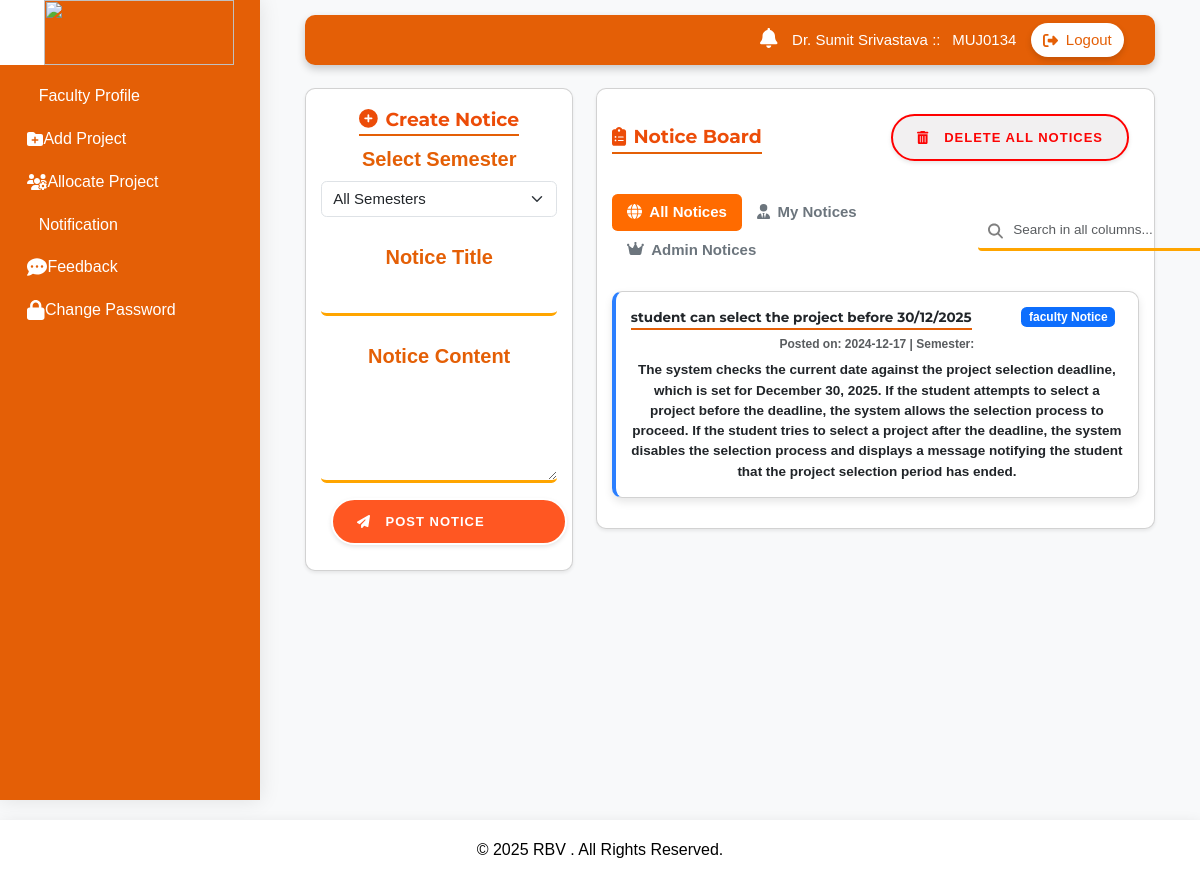
The page /faculty/faculty_notice.php (signed in) on the database its author committed.
### tables this page shows
CREATE TABLE `faculty` (
  `sr_no` int(11) NOT NULL,
  `fid` varchar(50) NOT NULL,
  `password` varchar(255) NOT NULL,
  `fname` varchar(50) NOT NULL,
  `email` varchar(50) NOT NULL,
  `mobile` varchar(15) NOT NULL,
  `specialization` varchar(50) NOT NULL,
  `designation` varchar(255) NOT NULL,
  `image` varchar(255) DEFAULT NULL,
  `failed_attempts` int(11) DEFAULT 0,
  `lock_until` datetime DEFAULT NULL
);

CREATE TABLE `circular_notices` (
  `id` int(11) NOT NULL,
  `fid` varchar(50) NOT NULL,
  `notice_date` date NOT NULL,
  `title` varchar(255) NOT NULL,
  `description` text NOT NULL,
  `type` varchar(255) NOT NULL,
  `semester` varchar(5) NOT NULL
);

### faculty/facultyfunctions.php (called while the page is built, shortened)
<?php
include('../connection/connection.php');
$fid = $_SESSION['fid'];
$sql = "SELECT * FROM faculty WHERE fid = ?";
$stmt = $con->prepare($sql);
$stmt->bind_param("s", $fid);
$stmt->execute();
$result = $stmt->get_result();
if ($result->num_rows > 0) {
    $faculty = $result->fetch_assoc();
} else {
    echo "<script>alert('No faculty data found for this faculty ID');</script>";
    exit();
}
?>

### faculty/faculty_notice.php (the view, shortened to what this page needs)
<?php
include('../faculty/facultysidebar.php');
$filter = isset($_GET['filter']) ? $_GET['filter'] : 'all';
switch ($filter) {
    default:
        $sql_fetch = "SELECT * FROM circular_notices WHERE type = 'faculty' OR fid = '$fid' ORDER BY notice_date DESC";
        break;
}
$result = $con->query($sql_fetch);
?>
</head>
<body class="bg-light">
    <div class=" py-4">
        <div class="row">
            <div class="col-lg-4 mb-4">
                <div class="card shadow-sm">
                    <div class="card-body">
                    <h5 class="mb-0">
                            <i class="fas fa-plus-circle me-2"></i>Create Notice
                        </h5>
                        <form method="POST">
                            <div class="mb-3">
                                <label class="form-label">Select Semester</label>
                                <select class="form-select" name="semester">
                                    <option value="All Semesters">All Semesters</option>
                                </select>
                            </div>
                            <div class="mb-3">
                                <label class="form-label">Notice Title</label>
                                <input type="text" class="form-control" name="title" required>
                            </div>
                            <div class="mb-3">
                                <label class="form-label">Notice Content</label>
                                <textarea class="form-control" rows="4" name="description" required></textarea>
                            </div>
                            <button type="submit" name="submit_notice" id="btnorange" class="btn w-100">  <i class="fas fa-paper-plane me-2"></i>Post Notice</button>
                        </form>
                    </div>
                </div>
            </div>
            <div class="col-lg-8">
    <div class="card shadow-sm" style="font-size: 1.0rem;">
        <div class="card-body">
            <div class="d-flex justify-content-between align-items-center mb-4">
                <div class="card-custom-header d-flex justify-content-between align-items-center">
                    <h5 class="mb-0">
                    <i class="fas fa-clipboard-list  me-2"></i>Notice Board
                    </h5>
                </div>
                <form method="POST" onsubmit="return confirm('Are you sure you want to delete ALL your notices? This cannot be undone.');">
                    <button type="submit" name="delete_all_notices" class='btn' id="btnred">
                        <i class="fas fa-trash-alt me-2"></i>Delete All Notices
                    </button>
                </form>
            </div>
            <div class="row align-items-center mb-4">
    <div class="col-lg-8 col-md-8">
        <ul class="nav nav-pills">
            <li class="nav-item">
                <a class="nav-link <?= $filter === 'all' ? 'active' : '' ?>" href="?filter=all">
                    <i class="fas fa-globe me-2"></i>All Notices
                </a>
            </li>
            <li class="nav-item">
                <a class="nav-link <?= $filter === 'my' ? 'active' : '' ?>" href="?filter=my">
                    <i class="fas fa-user-tie me-2"></i>My Notices
                </a>
            </li>
            <li class="nav-item">
                <a class="nav-link <?= $filter === 'admin' ? 'active' : '' ?>" href="?filter=admin">
                    <i class="fas fa-crown me-2"></i>Admin Notices
                </a>
            </li>
        </ul>
    </div>
    <div class="col-lg-4 col-md-4">
        <div class="search-wrapper" style="position: relative; display: inline-block; width: 100%;">
            <input
                type="text"
                id="searchInput"
                class="search-input form-control"
                placeholder="Search in all columns..."
                style="padding-left: 35px; font-size: 0.9rem; height: 40px;"
            >
            <i
                class="fas fa-search search-icon"
                style="position: absolute; top: 50%; left: 10px; transform: translateY(-50%); color: gray; font-size: 1rem;"
            ></i>
        </div>
    </div>
</div>
            <div class="notice-list" id="noticeList">
                <?php if ($result && $result->num_rows > 0): ?>
                    <?php while ($row = $result->fetch_assoc()): ?>
                        <div class="notice-card card <?= $row['type'] == 'faculty' ? 'admin-notice' : '' ?>" data-keywords="<?= htmlspecialchars(strtolower($row['title'] . ' ' . $row['description'])) ?>">
                            <div class="card-body">
                                <div class="d-flex justify-content-between align-items-center mb-2">
                                    <h6 class="card-title mb-0" style="font-size: 0.9rem;">
                                        <?= htmlspecialchars($row['title']) ?>
                                    </h6>
                                    <div class="d-flex align-items-center">
                                        <span class="badge <?= $row['type'] == 'faculty' ? 'bg-primary' : 'bg-warning' ?> me-2" style="font-size: 0.8rem;">
                                            <?= htmlspecialchars($row['type']) ?> Notice
                                        </span>
                                    </div>
                                </div>
                                <p class="card-text text-muted small mb-2" style="font-size: 0.8rem;">
                                    Posted on: <?= $row['notice_date'] ?> |
                                    Semester: <?= htmlspecialchars($row['semester']) ?>
                                </p>
                                <p class="card-text" style="font-size: 0.9rem;">
                                    <?= htmlspecialchars($row['description']) ?>
                                </p>
                            </div>
                        </div>
                    <?php endwhile; ?>
                <?php else: ?>
                    <p class="text-muted">No notices found.</p>
                <?php endif; ?>
            </div>
        </div>
    </div>
</div>
                </div>
                </div>
                </div>
                </div>
                </div>
    <?php
include('../faculty/facultyfooter.php');
?>

### faculty/facultysidebar.php (shortened to what this page needs)
<?php
include('../faculty/facultyfunctions.php');
?>
<!DOCTYPE html>
<html lang="en">
<head>
    <link rel="stylesheet" href="../bootstrap-5.0.2-dist/css/bootstrap.min.css">
    <link rel="stylesheet" href="https://cdnjs.cloudflare.com/ajax/libs/font-awesome/6.5.1/css/all.min.css">
    <link rel="stylesheet" href="https://cdn.lineicons.com/4.0/lineicons.css">
    <link rel="stylesheet" href="https://cdn.datatables.net/1.13.5/css/jquery.dataTables.min.css">
    <link rel="stylesheet" href="../sidebar-bootstrap-main/sidebar-style.css">
    <link rel="stylesheet" href="../fontawesome-free-6.6.0-web/css/fontawesome.min.css">
    <link rel="stylesheet" href="../faculty-style.css">
    <link rel="stylesheet" href="../table_print/table.css">
    <link rel="stylesheet" href="../common-styling.css">
</head>
<body>
<div class="wrapper">
    <aside id="sidebar">
        <div class="d-flex">
            <button class="toggle-btn" type="button" style="background-color: white;">
            </button>
            <div class="sidebar-logo">
                <img src="../photo/manipallogo.png" alt="">
            </div>
        </div>
        <ul class="sidebar-nav" style="text-decoration: none;">
                <li class="sidebar-item">
                    <a href="../faculty/faculty_profile.php" class="sidebar-link">
                        <span>Faculty Profile</span>
                    </a>
                </li>
                <li class="sidebar-item">
                    <a href="../faculty/faculty_addproject.php" class="sidebar-link">
                        <i class="fa-solid fa-folder-plus"></i>
                        <span>Add Project</span>
                    </a>
                </li>
                <li class="sidebar-item">
                    <a href="../faculty/listofallocated_project.php" class="sidebar-link">
                        <i class="fa-solid fa-users-gear"></i>
                        <span>Allocate Project</span>
                    </a>
                </li>
                <li class="sidebar-item">
                    <a href="../faculty/faculty_notice.php" class="sidebar-link">
                        <span>Notification</span>
                    </a>
                </li>
                <li class="sidebar-item">
                <a href="../faculty/faculty_feedback.php" class="sidebar-link">
                    <i style="font-size:20px" class="fas fa-comment-dots"></i>
                    <span>Feedback</span>
                </a>
            </li>
                <li class="sidebar-item">
                    <a href="../faculty/faculty_changepassword.php" class="sidebar-link">
                    <i style="font-size:20px" class="fas fa-lock"></i>
                        <span>Change Password</span>
                    </a>
                </li>
            </ul>
    </aside>
    <div class="main px-5 pt-3">
            <div class="text-center">
            <header style="background: #e45f06; padding: 0; border-radius: 10px; box-shadow: 0px 4px 8px rgba(0, 0, 0, 0.2);">
    <div style="display: flex; justify-content: space-between; align-items: center; height: 50px; padding: 0 20px; position: relative;">
        <div class="container d-flex justify-content-between align-items-center" style="height: 50px; flex-grow: 1;">
            <div class="text-white d-flex align-items-center ms-auto">
                <a href="../student/student_notification.php" class="position-relative me-3">
                    <i class="fas fa-bell" style="font-size: 20px; color: white;"></i>
                </a>
                <div class="d-none d-md-inline">
                <span class="me-2"><?php echo htmlspecialchars($faculty['fname']); ?> :: </span>
                <span><?php echo htmlspecialchars($fid); ?></span>
                </div>
                <a href="../faculty/facultylogout.php" style="background: white; padding: 6px 12px; margin-left: 15px; border-radius: 20px;
                display: flex; align-items: center; text-decoration: none; color: #e45f06;
                font-weight: 500; box-shadow: 0px 3px 6px rgba(0, 0, 0, 0.15); transition: all 0.3s ease;">
                    <i class="fas fa-sign-out-alt me-2"></i> Logout
                </a>
            </div>
        </div>
    </div>
</header>

### faculty-style.css (style rules this page uses)
body { background-color: #f8f9fa; color: #333; font-family: 'Segoe UI', Roboto, Oxygen, Ubuntu, Cantarell, 'Open Sans', 'Helvetica Neue', sans-serif; }
h1, h2, h3, h4, h5, h6 { font-family: 'Montserrat', sans-serif; font-weight: bold; color: rgb(236, 76, 8); position: relative; display: inline-block; }
h1::after, h2::after, h3::after, h4::after, h5::after, h6::after { content: ''; position: absolute; left: 0; bottom: -5px; height: 2px; width: 100%; background-color: #e45f06; transform: scaleX(0); transition: transform 0.5s ease; animation: draw 0.5s forwards; }
.form-label { color: #e45f06; margin-top: 10px; }
.form-control { background-color: #ffffff; border: 1px solid #ced4da; color: #495057; transition: background-color 0.3s ease, border-color 0.3s ease; }
.card { background-color: #ffffff; border-radius: 10px; box-shadow: 0 4px 8px rgba(0, 0, 0, 0.1); font-size: 20px; font-weight: bolder; transition: box-shadow 0.3s ease; }
.form-control { border: none; border-bottom: 3px solid orange; background: transparent; }
label { font-size: 18px; font-weight: bold; color: rgb(236, 76, 8); text-shadow: 2px 2px 2px white; transition: all 0.3s ease; }

### table_print/table.css (style rules this page uses)
:root { --primary-color: #ff8c00; --primary-dark: #e67e00; --primary-light: #fff3e6; --primary-hover: #ffa333; }
.search-input { padding: 12px 12px 12px 40px; width: 250px; border: 2px solid var(--primary-color); border-radius: 4px; font-size: 14px; outline: none; transition: border-color 0.3s; }
.search-wrapper { position: relative; }
.search-icon { position: absolute; left: 15px; top: 50%; transform: translateY(-50%); color: var(--primary-color); }
.btn { background-color: var(--primary-color); color: white; border: none; padding: 12px 24px; cursor: pointer; border-radius: 4px; font-size: 14px; display: flex; align-items: center; gap: 8px; transition: background-color 0.3s; box-shadow: 0 2px 4px rgba(0,0,0,0.1); }

### common-styling.css (style rules this page uses)
html, body { margin: 0; padding: 0; font-family: 'Poppins', sans-serif; font-size: 15px; }
.form-control { border: none; border-bottom: 3px solid orange; background: transparent; }
label { font-size: 20px; font-weight: bold; color: rgb(236, 76, 8); text-shadow: 2px 2px 2px white; transition: all 0.3s ease; }
:root { --primary-orange: #ff6b2b; --secondary-orange: #ff8c42; --light-orange: #fff1e6; }
.notice-card { border-left: 4px solid var(--primary-orange); margin-bottom: 1rem; transition: transform 0.2s; }
.nav-pills .nav-link.active { background-color: var(--primary-orange); }
.nav-pills .nav-link { color: var(--primary-orange); }
.admin-notice { border-left-color: #2b7fff; }
.btn { position: relative; margin: 10px; color: white; border: 2px solid rgb(255, 255, 255); border-radius: 50px; font-weight: bold; font-size: 13px; text-transform: uppercase; letter-spacing: 1px; overflow: hidden; cursor: pointer; transition: all 0.3s cubic-bezier(0.25, 0.8, 0.25, 1), transform 0.1s ease-in-out; user-select: none; -webkit-user-select: none; }
.btn::before { content: ''; position: absolute; top: 0; left: -100%; width: 100%; height: 100%; background: linear-gradient( 120deg, transparent, rgba(255, 255, 255, 0.3), transparent ); transition: all 0.5s ease; z-index: 1; }
#btnred { color: rgb(252, 4, 4); background-color: rgb(242, 240, 241); border:2px solid red; }
#btnorange { background-color: rgb(255, 87, 34); }
:root { --secondary-color: #6c757d; --accent-color: #ff6b00; --light-bg: #f8f9fa; }
.nav-pills .nav-link { color: var(--secondary-color); transition: all 0.3s ease; }
.nav-pills .nav-link.active { background-color: var(--accent-color); color: white; }

### faculty/facultysidebar.php (style rules this page uses)
.wrapper { display: flex; min-height: 100vh; }

### rows shown on the page
faculty: fname "Dr. Sumit Srivastava"
circular_notices: title "student can select the project before 30/12/2025", type "faculty", notice_date "2024-12-17", description "The system checks the current date against the project selection deadline, which is set for December 30, 2025. If the student attempts to select a project before the deadline, the system allows the selection process to proceed. If the student tries to select a project after the deadline, the system disables the selection process and displays a message notifying the student that the project selection period has ended."

### other values the page prints
$fid "MUJ0134"
